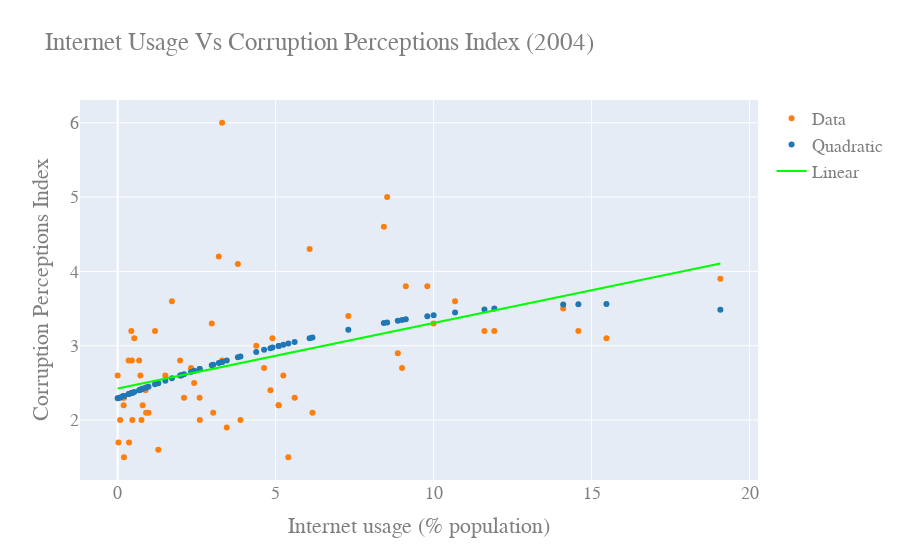

The notebook cell this image was saved under:
### Code cell
#Adjusted for outliers (removed bahamas, fiji,....)
data2004_CPI = pd.read_csv("Developing(all variables)04CPI.csv")

Country_Name = data2004_CPI['countryName']
IU04_CPI = data2004_CPI['IU04']

CPI04 = data2004_CPI['CPI04']




slopeCPI04, interceptCPI04, r_valueCPI04, p_valueCPI04, std_errCPI04 = stats.linregress(IU04_CPI,CPI04)
lineCPI04 = slopeCPI04*IU04_CPI+interceptCPI04


#use 3rd order due to up curve at IU-0
#p1 = np.polyfit(IU04,CPI04,3)

p5 = np.polyfit(IU04_CPI,CPI04,2)

yfit5 = p5[0]*IU04_CPI**2+p5[1]*IU04_CPI**1+p5[2]
#yfit5 = p5[0]*IU04**5+p5[1]*IU04**2+p5[2]*IU04+p5[5]



yresid5 = CPI04 - yfit5

SSresid5 = sum(pow(yresid5,2))

SStotal5 = len(CPI04)*statistics.variance(CPI04)

rsq5 = 1 - SSresid5/SStotal5


y5resid = CPI04 - lineCPI04


SS5resid = sum(pow(y5resid,2))

SS5total = len(CPI04)*statistics.variance(CPI04)

rsq_5 = 1 - SS5resid/SS5total

print("R^2 value for linear fit: " +str(rsq_5))
#print("Model Coefficients: "+str(slopeCPI04)+" , "+str(interceptCPI04))
print("Model Coefficients: ["+str(slopeCPI04)+","+str(interceptCPI04)+"]")
print("Correlation coefficient: "+str(np.corrcoef(IU04_CPI,CPI04)[0][1]))

print("R^2 value for fit: " +str(rsq5))
print("Model Coefficients: "+str(p5))
print("Correlation coefficient: "+str(np.corrcoef(IU04_CPI,CPI04)[0][1]))




figCPI04 = go.Figure()

figCPI04.add_trace(go.Scatter(
    x= IU04_CPI,
    y= CPI04,
    mode='markers',      # this sets its legend entry
    marker=go.Marker(color='rgb(255, 127, 14)'),
    name="Data",
    text=Country_Name,
    textposition="top center"
))

figCPI04.add_trace(go.Scatter(
    x=IU04_CPI,
    y=np.polyval(p5,IU04_CPI),
    mode='markers',
    marker=go.Marker(color='rgb(31, 119, 180)'),
    name="Quadratic"
))

figCPI04.add_trace(go.Scatter(
    x=IU04_CPI,
    y=lineCPI04,
    #y=np.polyval(p1,IU04),
    mode='lines',
    marker=go.Marker(color='rgb(0, 255, 0)'),
    name="Linear"
))

figCPI04.update_layout(
    title="Internet Usage Vs Corruption Perceptions Index (2004)",
    xaxis_title="Internet usage (% population)",
    yaxis_title="Corruption Perceptions Index",
    font=dict(
        family="Courier New, monospace",
        size=18,
        color="#7f7f7f"
    )
)

figCPI04.show()

### Figure 1 — Plotly figure (JSON) as saved in the notebook; plotly's stock layout.template omitted (floating-point values rounded to 4 significant figures)
{"data": [{"marker": {"color": "rgb(255, 127, 14)"}, "mode": "markers", "name": "Data", "text": ["Albania", "Algeria", "Angola", "Armenia", "Bangladesh", "Belize", "Benin", "Bosnia and Herzegovina", "Botswana", "Brazil", "Cameroon", "Chad", "China", "Colombia", "Dominican Republic", "Ecuador", "Egypt", "El Salvador", "Eritrea", "Ethiopia", "Gabon", "Gambia", "Georgia", "Ghana", "Guatemala", "Haiti", "Honduras", "India", "Indonesia", "Iraq", "Jamaica", "Kenya", "Kyrgyzstan", "Lebanon", "Madagascar", "Malawi", "Mali", "Morocco", "Mozambique", "Myanmar", "Namibia", "Nepal", "Nicaragua", "Niger", "Nigeria", "Pakistan", "Papua New Guinea", "Paraguay", "Peru", "Philippines", "Senegal", "Sierra Leone", "South Africa", "Sudan", "Suriname", "Tajikistan", "Thailand", "Tunisia", "Turkey", "Turkmenistan", "Uganda", "Uzbekistan", "Yemen", "Zambia", "Zimbabwe"], "textposition": "top center", "type": "scatter", "x": [2.42, 4.634, 0.4648, 4.899, 0.199, 9.8, 1.183, 15.47, 3.305, 19.07, 0.9761, 0.3609, 7.3, 9.119, 8.866, 4.834, 11.92, 3.2, 0, 0.1553, 2.979, 3.308, 3.886, 1.717, 5.1, 5.401, 5.6, 1.976, 2.6, 0.9, 10, 3.024, 5.09, 9, 0.5254, 0.3475, 0.4328, 11.61, 0.6794, 0.02434, 3.805, 0.4498, 2.321, 0.1899, 1.286, 6.164, 1.508, 3.452, 14.1, 5.244, 4.386, 0.203, 8.425, 0.7916, 6.076, 0.07748, 10.68, 8.529, 14.58, 0.7541, 0.72, 2.594, 0.8812, 2.014, 2.1], "y": [2.5, 2.7, 2, 3.1, 1.5, 3.8, 3.2, 3.1, 6, 3.9, 2.1, 1.7, 3.4, 3.8, 2.9, 2.4, 3.2, 4.2, 2.6, 2.3, 3.3, 2.8, 2, 3.6, 2.2, 1.5, 2.3, 2.8, 2, 2.1, 3.3, 2.1, 2.2, 2.7, 3.1, 2.8, 3.2, 3.2, 2.8, 1.7, 4.1, 2.8, 2.7, 2.2, 1.6, 2.1, 2.6, 1.9, 3.5, 2.6, 3, 2.3, 4.6, 2.2, 4.3, 2, 3.6, 5, 3.2, 2, 2.6, 2.3, 2.4, 2.6, 2.3]}, {"marker": {"color": "rgb(31, 119, 180)"}, "mode": "markers", "name": "Quadratic", "type": "scatter", "x": [2.42, 4.634, 0.4648, 4.899, 0.199, 9.8, 1.183, 15.47, 3.305, 19.07, 0.9761, 0.3609, 7.3, 9.119, 8.866, 4.834, 11.92, 3.2, 0, 0.1553, 2.979, 3.308, 3.886, 1.717, 5.1, 5.401, 5.6, 1.976, 2.6, 0.9, 10, 3.024, 5.09, 9, 0.5254, 0.3475, 0.4328, 11.61, 0.6794, 0.02434, 3.805, 0.4498, 2.321, 0.1899, 1.286, 6.164, 1.508, 3.452, 14.1, 5.244, 4.386, 0.203, 8.425, 0.7916, 6.076, 0.07748, 10.68, 8.529, 14.58, 0.7541, 0.72, 2.594, 0.8812, 2.014, 2.1], "y": [2.662, 2.945, 2.368, 2.975, 2.325, 3.398, 2.481, 3.562, 2.782, 3.485, 2.449, 2.351, 3.215, 3.355, 3.338, 2.968, 3.5, 2.768, 2.292, 2.318, 2.739, 2.782, 2.855, 2.561, 2.998, 3.031, 3.052, 2.599, 2.687, 2.437, 3.41, 2.745, 2.997, 3.347, 2.378, 2.349, 2.363, 3.488, 2.402, 2.296, 2.845, 2.366, 2.648, 2.324, 2.497, 3.109, 2.53, 2.801, 3.554, 3.014, 2.916, 2.326, 3.306, 2.42, 3.101, 2.305, 3.446, 3.314, 3.559, 2.414, 2.409, 2.686, 2.434, 2.605, 2.617]}, {"marker": {"color": "rgb(0, 255, 0)"}, "mode": "lines", "name": "Linear", "type": "scatter", "x": [2.42, 4.634, 0.4648, 4.899, 0.199, 9.8, 1.183, 15.47, 3.305, 19.07, 0.9761, 0.3609, 7.3, 9.119, 8.866, 4.834, 11.92, 3.2, 0, 0.1553, 2.979, 3.308, 3.886, 1.717, 5.1, 5.401, 5.6, 1.976, 2.6, 0.9, 10, 3.024, 5.09, 9, 0.5254, 0.3475, 0.4328, 11.61, 0.6794, 0.02434, 3.805, 0.4498, 2.321, 0.1899, 1.286, 6.164, 1.508, 3.452, 14.1, 5.244, 4.386, 0.203, 8.425, 0.7916, 6.076, 0.07748, 10.68, 8.529, 14.58, 0.7541, 0.72, 2.594, 0.8812, 2.014, 2.1], "y": [2.638, 2.833, 2.466, 2.856, 2.442, 3.288, 2.529, 3.788, 2.716, 4.105, 2.511, 2.456, 3.068, 3.228, 3.206, 2.851, 3.475, 2.707, 2.425, 2.438, 2.687, 2.716, 2.767, 2.576, 2.874, 2.901, 2.918, 2.599, 2.654, 2.504, 3.306, 2.691, 2.873, 3.218, 2.471, 2.455, 2.463, 3.448, 2.484, 2.427, 2.76, 2.464, 2.629, 2.441, 2.538, 2.968, 2.557, 2.729, 3.667, 2.887, 2.811, 2.443, 3.167, 2.494, 2.96, 2.431, 3.365, 3.176, 3.709, 2.491, 2.488, 2.653, 2.502, 2.602, 2.61]}], "layout": {"font": {"color": "#7f7f7f", "family": "Courier New, monospace", "size": 18}, "title": {"text": "Internet Usage Vs Corruption Perceptions Index (2004)"}, "xaxis": {"title": {"text": "Internet usage (% population)"}}, "yaxis": {"title": {"text": "Corruption Perceptions Index"}}}}
